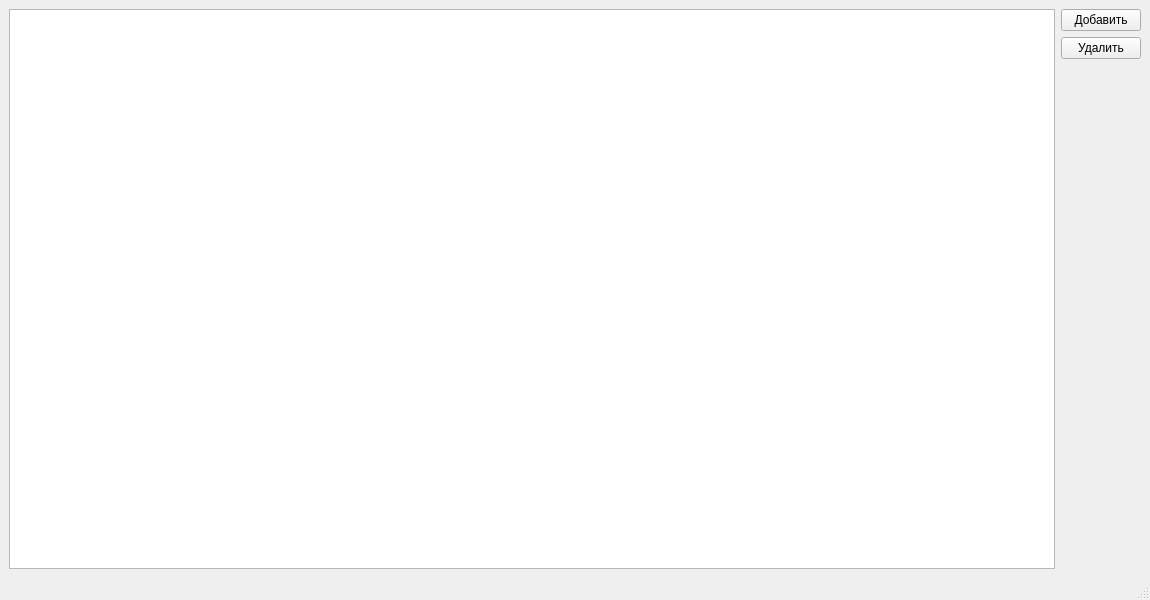
<?xml version="1.0" encoding="UTF-8"?>
<ui version="4.0">
 <class>MainWindow</class>
 <widget class="QMainWindow" name="MainWindow">
  <property name="geometry">
   <rect>
    <x>0</x>
    <y>0</y>
    <width>1150</width>
    <height>600</height>
   </rect>
  </property>
  <property name="windowTitle">
   <string>MainWindow</string>
  </property>
  <widget class="QWidget" name="centralwidget">
   <layout class="QHBoxLayout" name="horizontalLayout">
    <item>
     <widget class="QTreeView" name="treeView"/>
    </item>
    <item>
     <layout class="QVBoxLayout" name="verticalLayout">
      <item>
       <widget class="QPushButton" name="pushButtonAdd">
        <property name="text">
         <string>Добавить</string>
        </property>
       </widget>
      </item>
      <item>
       <widget class="QPushButton" name="pushButtonRemove">
        <property name="text">
         <string>Удалить</string>
        </property>
       </widget>
      </item>
      <item>
       <spacer name="verticalSpacer">
        <property name="orientation">
         <enum>Qt::Vertical</enum>
        </property>
        <property name="sizeHint" stdset="0">
         <size>
          <width>20</width>
          <height>40</height>
         </size>
        </property>
       </spacer>
      </item>
     </layout>
    </item>
   </layout>
  </widget>
  <widget class="QMenuBar" name="menubar">
   <property name="geometry">
    <rect>
     <x>0</x>
     <y>0</y>
     <width>1150</width>
     <height>22</height>
    </rect>
   </property>
  </widget>
  <widget class="QStatusBar" name="statusbar"/>
 </widget>
 <resources/>
 <connections/>
</ui>
